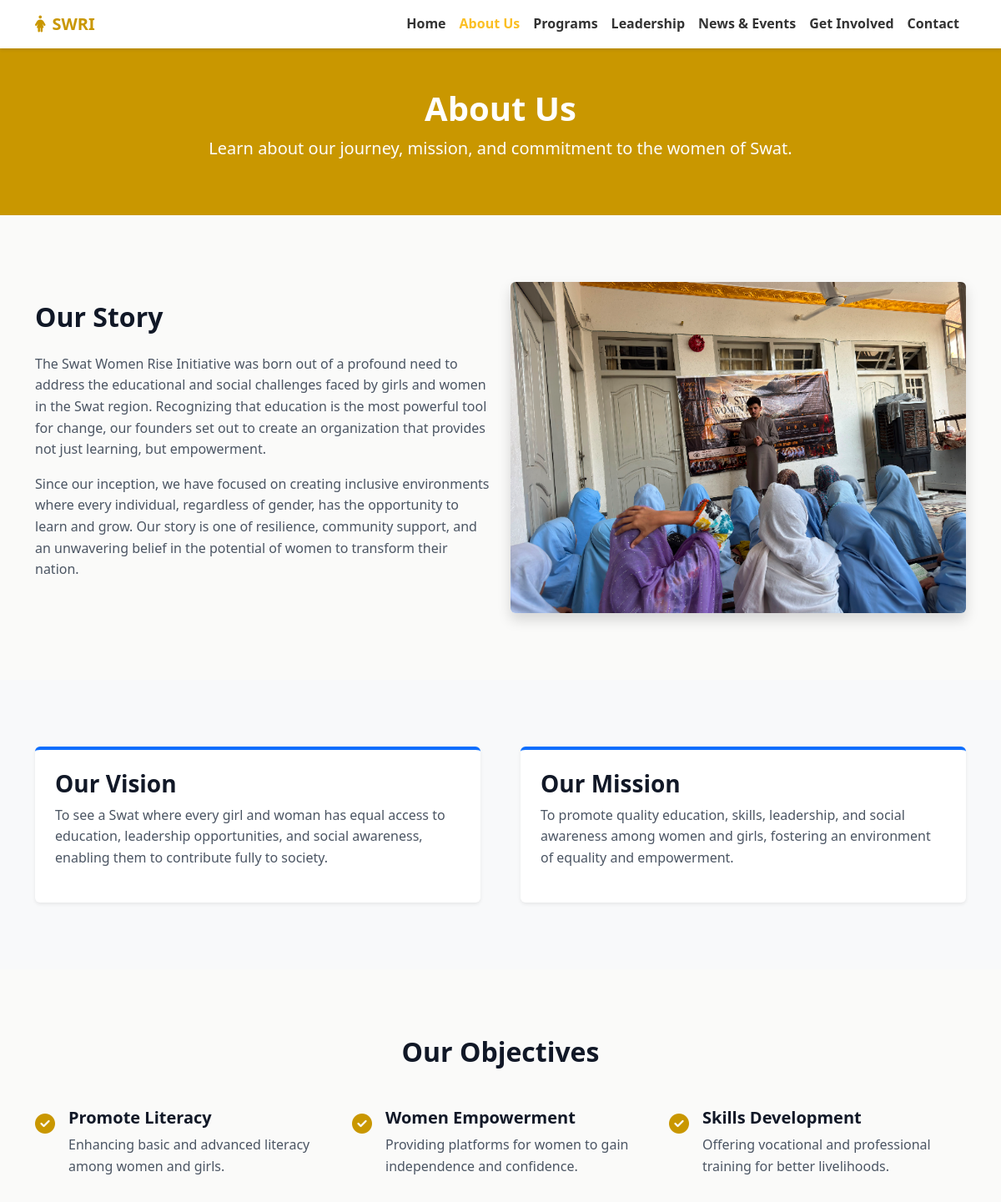
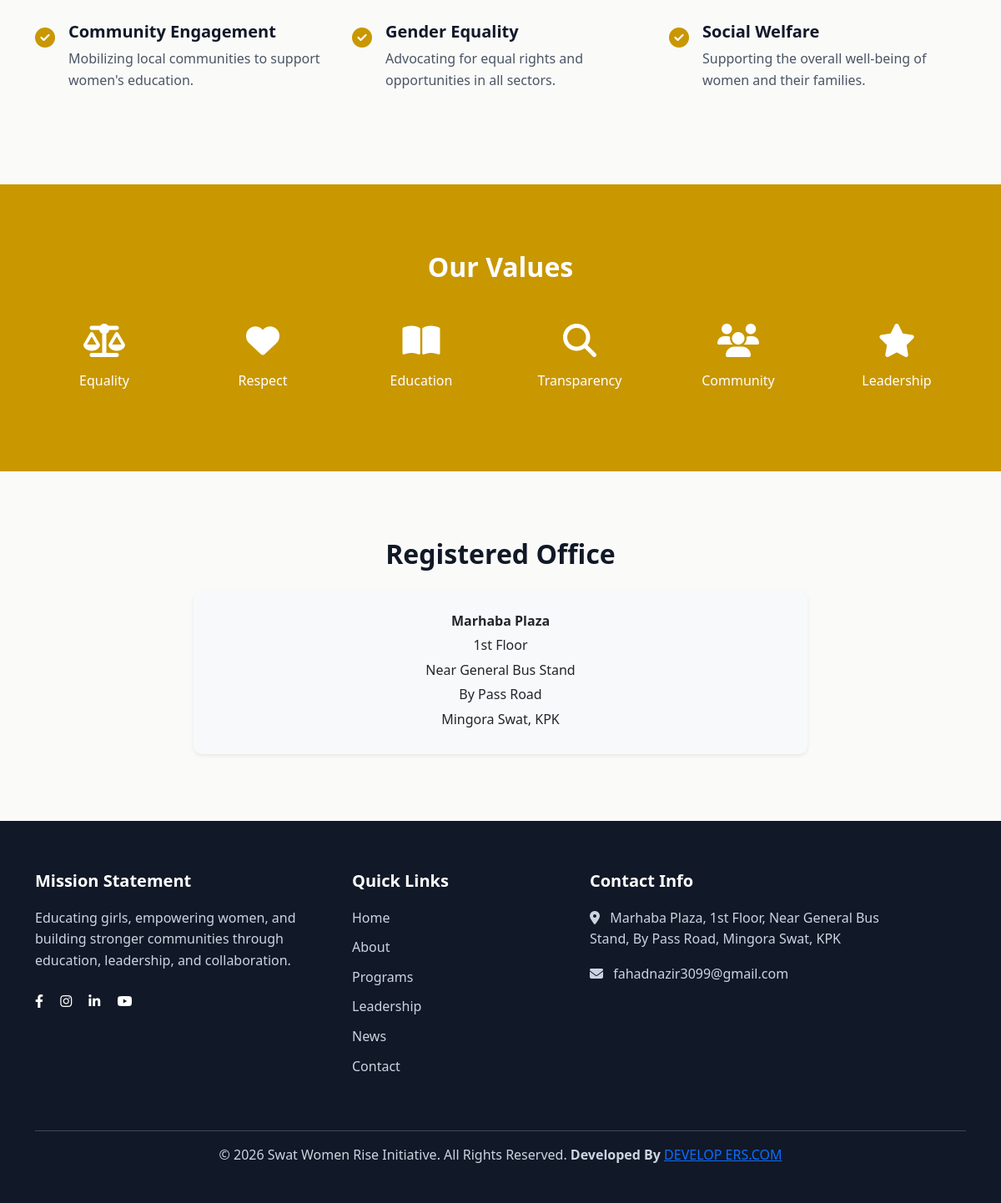
Page /about.php on the committed database (2 pictures, top to bottom).
### tables this page shows
CREATE TABLE `about_page` (
  `id` int(11) NOT NULL,
  `page_title` varchar(255) NOT NULL,
  `page_subtitle` text DEFAULT NULL,
  `story_heading` varchar(255) DEFAULT NULL,
  `story_paragraph1` text DEFAULT NULL,
  `story_paragraph2` text DEFAULT NULL,
  `story_image` varchar(255) DEFAULT NULL,
  `office_heading` varchar(255) DEFAULT NULL,
  `office_name` varchar(255) DEFAULT NULL,
  `office_floor` varchar(100) DEFAULT NULL,
  `office_nearby_location` varchar(255) DEFAULT NULL,
  `office_road` varchar(255) DEFAULT NULL,
  `office_city` varchar(100) DEFAULT NULL,
  `created_at` timestamp NOT NULL DEFAULT current_timestamp(),
  `updated_at` timestamp NOT NULL DEFAULT current_timestamp() ON UPDATE current_timestamp()
);

CREATE TABLE `homepage` (
  `id` int(11) NOT NULL,
  `hero_title` varchar(255) DEFAULT NULL,
  `hero_subtitle` varchar(255) DEFAULT NULL,
  `hero_description` text DEFAULT NULL,
  `hero_image` varchar(255) DEFAULT NULL,
  `about_heading` varchar(255) DEFAULT NULL,
  `about_paragraph1` text DEFAULT NULL,
  `about_paragraph2` text DEFAULT NULL,
  `about_image` varchar(255) DEFAULT NULL,
  `vision_title` varchar(255) DEFAULT NULL,
  `vision_description` text DEFAULT NULL,
  `mission_title` varchar(255) DEFAULT NULL,
  `mission_description` text DEFAULT NULL,
  `created_at` timestamp NOT NULL DEFAULT current_timestamp(),
  `updated_at` timestamp NOT NULL DEFAULT current_timestamp() ON UPDATE current_timestamp()
);

CREATE TABLE `about_objectives` (
  `id` int(11) NOT NULL,
  `about_id` int(11) NOT NULL,
  `title` varchar(255) NOT NULL,
  `description` text NOT NULL,
  `created_at` timestamp NOT NULL DEFAULT current_timestamp()
);

CREATE TABLE `contact_page` (
  `id` int(11) NOT NULL,
  `page_title` varchar(255) NOT NULL,
  `page_subtitle` text NOT NULL,
  `address` text NOT NULL,
  `email` varchar(255) NOT NULL,
  `facebook_url` varchar(500) DEFAULT NULL,
  `instagram_url` varchar(500) DEFAULT NULL,
  `linkedin_url` varchar(500) DEFAULT NULL,
  `youtube_url` varchar(500) DEFAULT NULL,
  `updated_at` timestamp NOT NULL DEFAULT current_timestamp() ON UPDATE current_timestamp()
);

### include/core.php (called while the page is built, shortened)
<?php
class core
{
    private $db;
    public function __construct($conn)
    {
        $this->db = $conn;
    }
    public function homepage()
    {
        try {
            $sql = "SELECT * FROM homepage LIMIT 1";
            $statement = $this->db->prepare($sql);
            $statement->execute();
            return $statement->fetch(PDO::FETCH_ASSOC);
        } catch (\Throwable $th) {
            throw $th;
        }
    }
public function aboutpage()
{
    try{
        $sql = "SELECT * FROM about_page LIMIT 1";
        $statement = $this->db->prepare($sql);
        $statement->execute();
        return $statement->fetch(PDO::FETCH_ASSOC);
    }catch(\Throwable $th){
        throw $th;
    }
}
public function aboutpageTb($tbl)
{
    try{
        $allowedTables = [
            "about_objectives"
        ];
        $sql = "SELECT * FROM `$tbl`";
        $statement = $this->db->prepare($sql);
        $statement->execute();
        return $statement->fetchAll(PDO::FETCH_ASSOC);
    }catch(\Throwable $th){
        throw $th;
    }
}
public function contactPage()
{
    try{
        $sql = "
            SELECT *
            FROM contact_page
            LIMIT 1
        ";
        $statement = $this->db->prepare($sql);
        $statement->execute();
        $page = $statement->fetch(PDO::FETCH_ASSOC);
        return $page;
    }catch(\Throwable $th){
        throw $th;
    }
}
}
?>

### about.php (the view, shortened to what this page needs)
<?php
require 'config/db.php';
require 'include/core.php';
$admin = new core($conn);
$homepage = $admin->homepage();
$getAboutPage = $admin->aboutpage();
$getObjectives = $admin->aboutpageTb('about_objectives');
require 'header.php';
?>
    <header class="bg-primary text-white py-5">
        <div class="container text-center">
            <h1 class="text-white"><?= $getAboutPage['page_title']; ?></h1>
            <p class="lead"><?= $getAboutPage['page_subtitle']; ?></p>
        </div>
    </header>
<section class="section-padding">
    <div class="container">
        <div class="row align-items-center">
            <div class="col-lg-6">
                <h2 class="mb-4"><?= $getAboutPage['story_heading']; ?></h2>
                <p><?= $getAboutPage['story_paragraph1']; ?></p>
                <p><?= $getAboutPage['story_paragraph2']; ?></p>
            </div>
            <div class="col-lg-6">
                <img src="assets/img/<?= $getAboutPage['story_image']; ?>"
                     alt="<?= $getAboutPage['page_title']; ?>"
                     class="img-fluid rounded shadow">
            </div>
        </div>
    </div>
</section>
<section class="section-padding bg-light">
    <div class="container">
        <div class="row g-5">
            <div class="col-md-6">
                <div class="p-4 bg-white rounded shadow-sm h-100 border-top border-4 border-primary">
                    <h3><?= $homepage['vision_title']; ?></h3>
                    <p><?= $homepage['vision_description']; ?></p>
                </div>
            </div>
            <div class="col-md-6">
                <div class="p-4 bg-white rounded shadow-sm h-100 border-top border-4 border-primary">
                    <h3><?= $homepage['mission_title']; ?></h3>
                    <p><?= $homepage['mission_description']; ?></p>
                </div>
            </div>
        </div>
    </div>
</section>
<section class="section-padding">
    <div class="container">
        <h2 class="text-center mb-5">Our Objectives</h2>
        <div class="row g-4">
            <?php foreach($getObjectives as $objective): ?>
            <div class="col-md-4">
                <div class="d-flex mb-3">
                    <div class="text-primary fs-4 me-3">
                        <i class="fas fa-check-circle"></i>
                    </div>
                    <div>
                        <h5><?= $objective['title']; ?></h5>
                        <p><?= $objective['description']; ?></p>
                    </div>
                </div>
            </div>
            <?php endforeach; ?>
        </div>
    </div>
</section>
    <section class="section-padding bg-primary text-white">
        <div class="container">
            <h2 class="text-white text-center mb-5">Our Values</h2>
            <div class="row text-center g-4">
                <div class="col-6 col-md-2">
                    <i class="fas fa-balance-scale fs-1 mb-3"></i>
                    <p>Equality</p>
                </div>
                <div class="col-6 col-md-2">
                    <i class="fas fa-heart fs-1 mb-3"></i>
                    <p>Respect</p>
                </div>
                <div class="col-6 col-md-2">
                    <i class="fas fa-book-open fs-1 mb-3"></i>
                    <p>Education</p>
                </div>
                <div class="col-6 col-md-2">
                    <i class="fas fa-search fs-1 mb-3"></i>
                    <p>Transparency</p>
                </div>
                <div class="col-6 col-md-2">
                    <i class="fas fa-users fs-1 mb-3"></i>
                    <p>Community</p>
                </div>
                <div class="col-6 col-md-2">
                    <i class="fas fa-star fs-1 mb-3"></i>
                    <p>Leadership</p>
                </div>
            </div>
        </div>
    </section>
<section class="section-padding">
    <div class="container">
        <div class="row justify-content-center">
            <div class="col-md-8 text-center">
                <h2 class="mb-4">
                    <?= $getAboutPage['office_heading']; ?>
                </h2>
                <div class="card p-4 border-0 shadow-sm bg-light">
                    <p class="mb-1">
                        <strong><?= $getAboutPage['office_name']; ?></strong>
                    </p>
                    <p class="mb-1">
                        <?= $getAboutPage['office_floor']; ?>
                    </p>
                    <p class="mb-1">
                        <?= $getAboutPage['office_nearby_location']; ?>
                    </p>
                    <p class="mb-1">
                        <?= $getAboutPage['office_road']; ?>
                    </p>
                    <p class="mb-1">
                        <?= $getAboutPage['office_city']; ?>
                    </p>
                </div>
            </div>
        </div>
    </div>
</section>
<?php
require 'footer.php';
?>

### footer.php (shortened to what this page needs)
<?php
$getContact = $admin->contactPage();
?>
    <footer class="footer">
        <div class="container">
            <div class="row g-4">
                <div class="col-lg-4">
                    <h5>Mission Statement</h5>
                    <p>Educating girls, empowering women, and building stronger communities through education, leadership, and collaboration.</p>
                    <div class="mt-4">
                        <a href="<?= $getContact['facebook_url']; ?>" class="text-white me-3"><i class="fab fa-facebook-f"></i></a>
                        <a href="<?= $getContact['instagram_url']; ?>" class="text-white me-3"><i class="fab fa-instagram"></i></a>
                        <a href="<?= $getContact['linkedin_url']; ?>" class="text-white me-3"><i class="fab fa-linkedin-in"></i></a>
                        <a href="<?= $getContact['youtube_url']; ?>" class="text-white"><i class="fab fa-youtube"></i></a>
                    </div>
                </div>
                <div class="col-lg-3">
                    <h5>Quick Links</h5>
                    <ul class="footer-links">
                        <li><a href="index.php">Home</a></li>
                        <li><a href="about.php">About</a></li>
                        <li><a href="programs.php">Programs</a></li>
                        <li><a href="leadership.php">Leadership</a></li>
                        <li><a href="news.php">News</a></li>
                        <li><a href="contact.php">Contact</a></li>
                    </ul>
                </div>
                <div class="col-lg-4">
                    <h5>Contact Info</h5>
                    <p><i class="fas fa-map-marker-alt me-2"></i> <?php echo $getContact['address']; ?></p>
                    <p><i class="fas fa-envelope me-2"></i> <?php echo $getContact['email']; ?></p>
                </div>
            </div>
            <hr class="mt-5 bg-secondary">
            <div class="text-center pb-2">
                <p>&copy; <?php echo date("Y"); ?> Swat Women Rise Initiative. All Rights Reserved. <b> Developed By </b> <a target="_blank" href='https://Xahoor.github.io'> DEVELOP ERS.COM</a></p>
            </div>
        </div>
    </footer>
</body>
</html>

### css/style.css (style rules this page uses)
:root { --primary-color: #C99700; --secondary-color: #1E3A8A; --accent-color: #E11D48; --bg-color: #FAFAF9; --card-bg-color: #FFFFFF; --heading-color: #111827; --text-color: #4B5563; --border-color: #D6D3D1; }
body { font-family: 'Segoe UI', Tahoma, Geneva, Verdana, sans-serif; background-color: var(--bg-color); color: var(--text-color); line-height: 1.6; }
h1, h2, h3, h4, h5, h6 { color: var(--heading-color); font-weight: 700; }
.text-primary { color: var(--primary-color) !important; }
.bg-primary { background-color: var(--primary-color) !important; }
.section-padding { padding: 80px 0; }
.card { border: 1px solid var(--border-color); border-radius: 10px; transition: transform 0.3s ease; }
.footer { background-color: var(--heading-color); color: #cbd5e1; padding: 60px 0 20px; }
.footer h5 { color: white; margin-bottom: 20px; }
.footer-links { list-style: none; padding: 0; }
.footer-links li { margin-bottom: 10px; }
.footer-links a { color: #cbd5e1; text-decoration: none; transition: color 0.3s; }

### rows in the picture
about_page: page_title "About Us", page_subtitle "Learn about our journey, mission, and commitment to the women of Swat.", story_heading "Our Story", story_paragraph1 "The Swat Women Rise Initiative was born out of a profound need to address the educational and social challenges faced by girls and women in the Swat region. Recognizing that education is the most powerful tool for change, our founders set out to create an organization that provides not just learning, but empowerment.", story_paragraph2 "Since our inception, we have focused on creating inclusive environments where every individual, regardless of gender, has the opportunity to learn and grow. Our story is one of resilience, community support, and an unwavering belief in the potential of women to transform their nation.", story_image (picture), office_heading "Registered Office", office_name "Marhaba Plaza", office_floor "1st Floor", office_nearby_location "Near General Bus Stand", office_road "By Pass Road", office_city "Mingora Swat, KPK"
homepage: vision_title "Our Vision", vision_description "To see a Swat where every girl and woman has equal access to education, leadership opportunities, and social awareness, enabling them to contribute fully to society.", mission_title "Our Mission", mission_description "To promote quality education, skills, leadership, and social awareness among women and girls, fostering an environment of equality and empowerment."
about_objectives: title "Promote Literacy", description "Enhancing basic and advanced literacy among women and girls."
about_objectives: title "Women Empowerment", description "Providing platforms for women to gain independence and confidence."
about_objectives: title "Skills Development", description "Offering vocational and professional training for better livelihoods."
about_objectives: title "Community Engagement", description "Mobilizing local communities to support women's education."
about_objectives: title "Gender Equality", description "Advocating for equal rights and opportunities in all sectors."
about_objectives: title "Social Welfare", description "Supporting the overall well-being of women and their families."
contact_page: address "Marhaba Plaza, 1st Floor, Near General Bus Stand, By Pass Road, Mingora Swat, KPK", email "fahadnazir3099@gmail.com"
